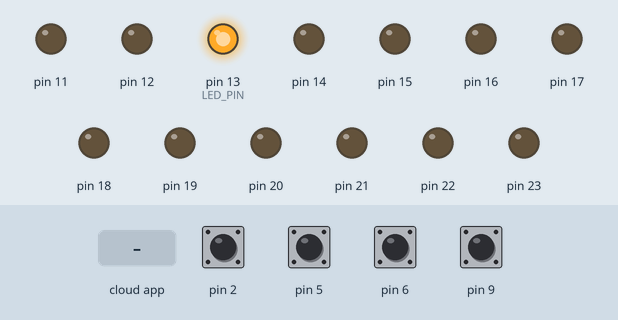
This sketch was run on a simulated Arduino Uno, built for the host (arithmetic inside an expression is 32-bit, double 64-bit). Parts: output pins drawn as LEDs (lit = HIGH). The inputs (shaded band) are chosen by the test bench; at power-on: pin 2, pin 5, pin 6, pin 9 HIGH. The ROS host is connected and sends only what is stated.

Above: at 3.2 s.
3.3 s: the phone or cloud app sets linear.x to -100
At 4.1 s:
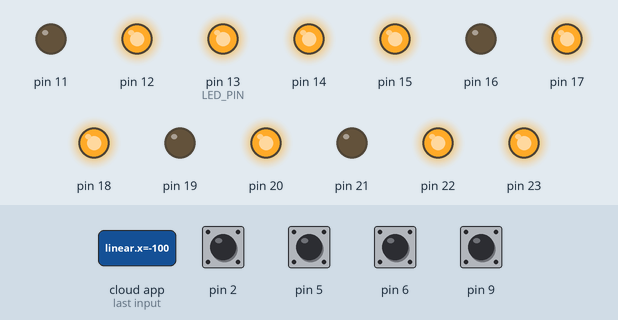
4.8 s: the phone or cloud app sets linear.x to 100
At 5.47 s:
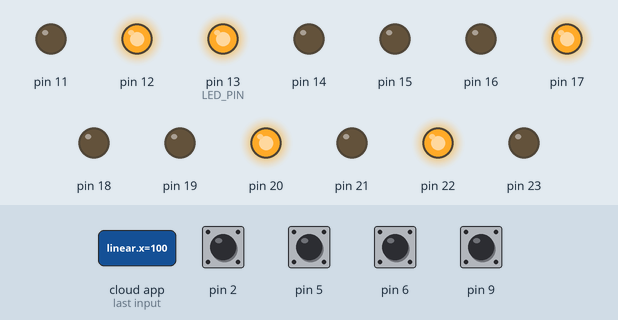
At 6.4 s:
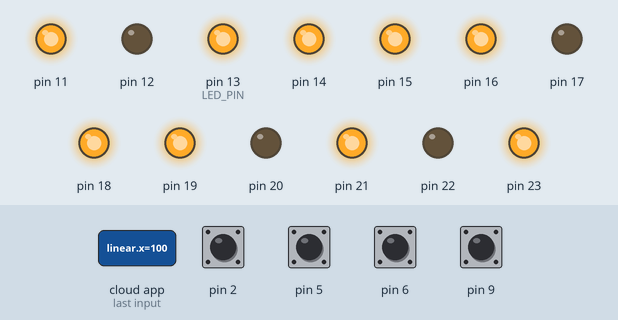
Timing chart, 0 to 7.9 s (numbered marks = the images above; inputs shaded):
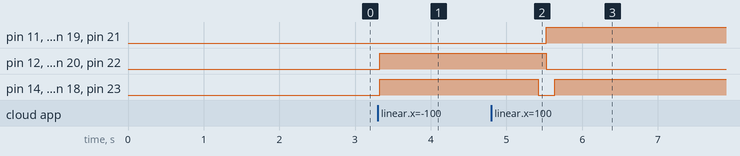

The sketch:

omnibot.ino
```cpp
#include <micro_ros_arduino.h>

#include <stdio.h>
#include <math.h>
#include <rcl/rcl.h>
#include <rcl/error_handling.h>
#include <rclc/rclc.h>
#include <rclc/executor.h>

#include <nav_msgs/msg/odometry.h>
#include <geometry_msgs/msg/quaternion.h>
#include <geometry_msgs/msg/twist.h>

#include <dc_motor.h>
#include <hall_encoder.h>
#include <pid.h>


// DCMotor(dir1, dir2, speed)
// HallEncoder(sigA, sigB)

DCMotor FR_Motor(19, 20, 18);
HallEncoder FR_Encoder(2, 3);

DCMotor FL_Motor(21, 22, 23);
HallEncoder FL_Encoder(5, 4);

DCMotor BR_Motor(11, 12, 14);
HallEncoder BR_Encoder(6, 7);

DCMotor BL_Motor(16, 17, 15);
HallEncoder BL_Encoder(9, 8);


rcl_publisher_t odom_publisher;
rcl_subscription_t twist_subscriber;
nav_msgs__msg__Odometry odom_msg;
geometry_msgs__msg__Twist twist_msg;
rclc_executor_t executor;
rclc_support_t support;
rcl_allocator_t allocator;
rcl_node_t omnibot_node;
rcl_timer_t odom_timer;
rcl_timer_t twist_timer;

const unsigned int odom_timer_timeout = 200;
volatile int64_t nano_sec_elapsed = 0;
//const int MOTOR_THRESHOLD = 130;


#define LED_PIN 13

#define RCCHECK(fn) { rcl_ret_t temp_rc = fn; if((temp_rc != RCL_RET_OK)){error_loop();}}
#define RCSOFTCHECK(fn) { rcl_ret_t temp_rc = fn; if((temp_rc != RCL_RET_OK)){}}
#define NANO_TO_SEC(t) (double)t / 1000000000.0
//#define CAP(x) (x < MOTOR_THRESHOLD)? 0 : x

const double l = 0.094;
volatile double lx = 0.05;
volatile double ly = 0.08;
volatile const double beta[4] = {M_PI / 2.0, -M_PI / 2.0, M_PI / 2.0, -M_PI / 2.0};
volatile const double alpha[4] = {1.01, -1.01, M_PI - 1.01, -M_PI + 1.01};
volatile const double r = 0.0385;
volatile const double l_squared = l * l;
volatile const double inv_scal = 1.0 / ((l_squared) + 1.0);


double FL_w, FR_w, BL_w, BR_w;
double FL_speed, FR_speed, BL_speed, BR_speed;
double FL_w_target, FR_w_target, BL_w_target, BR_w_target;
const double Kp = 15.0;
const double Ki = 2.0;
const double Kd = 0.0;

// PID(measured_signal, control_signal, set_point, Kp, Ki, Kd)
PID FL_pid(&FL_w, &FL_speed, &FL_w_target, Kp, Ki, Kd);
PID FR_pid(&FR_w, &FR_speed, &FR_w_target, Kp, Ki, Kd);
PID BL_pid(&BL_w, &BL_speed, &BL_w_target, Kp, Ki, Kd);
PID BR_pid(&BR_w, &BR_speed, &BR_w_target, Kp, Ki, Kd);


void error_loop(){
  while(1){
    digitalWrite(LED_PIN, !digitalRead(LED_PIN));
    delay(100);
  }
}

geometry_msgs__msg__Quaternion yaw_to_quaternion(const double yaw){
  geometry_msgs__msg__Quaternion q;
  q.w = cos(yaw / 2.0);
  q.x = 0.0;
  q.y = 0.0;
  q.z = sin(yaw / 2.0);
  return q;
}

double quaternion_to_yaw(geometry_msgs__msg__Quaternion& q){
  double siny_cosp = 2.0 * (q.w * q.z + q.x * q.y);
  double cosy_cosp = 1.0 - 2.0 * (q.y * q.y + q.z * q.z);
  return atan2(siny_cosp, cosy_cosp);
}

double round_val(double angle, const double limit){
  while(angle > limit){
    angle -= limit;
  }
  return angle;
}

void update_odom(const double omega[4], const double dt){
//  odom_msg.twist.twist.linear.x = 0.0;
//  odom_msg.twist.twist.linear.y = 0.0;
//  odom_msg.twist.twist.angular.z = 0.0;
//  for(int i = 0; i < 4; i++){
//    odom_msg.twist.twist.linear.x += ((l_squared * sin(beta[i])) - (l_squared * sin(-beta[i] + 2 * alpha[i])) + (2 * sin(beta[i]))) * omega[i];
//    odom_msg.twist.twist.linear.y += ((l_squared * cos(beta[i])) - (l_squared * cos(-beta[i] + 2 * alpha[i])) + (2 * cos(beta[i]))) * omega[i];
//    odom_msg.twist.twist.angular.z += cos(alpha[i] - beta[i]) * l * r;
//  }
//  odom_msg.twist.twist.linear.x *= (-0.5 * r * inv_scal);
//  odom_msg.twist.twist.linear.y *= ( 0.5 * r * inv_scal);
//  odom_msg.twist.twist.angular.z *= (l * r * inv_scal);
  odom_msg.twist.twist.linear.x  = ( omega[0] + omega[1] + omega[2] + omega[3]) * r * 0.25;
  odom_msg.twist.twist.linear.y  = (-omega[0] + omega[1] + omega[2] - omega[3]) * r * 0.25;
  odom_msg.twist.twist.angular.z = (-omega[0] + omega[1] - omega[2] + omega[3]) * r / (4 * (lx + ly));
  odom_msg.pose.pose.position.x += odom_msg.twist.twist.linear.x * dt;
  odom_msg.pose.pose.position.y += odom_msg.twist.twist.linear.y * dt;
  odom_msg.twist.covariance[0] = FL_Encoder.count();
  odom_msg.twist.covariance[1] = FR_Encoder.count();
  odom_msg.twist.covariance[2] = BL_Encoder.count();
  odom_msg.twist.covariance[3] = BR_Encoder.count();
  double new_theta = round_val(quaternion_to_yaw(odom_msg.pose.pose.orientation) + odom_msg.twist.twist.angular.z, 2 * M_PI);
  odom_msg.pose.pose.orientation = yaw_to_quaternion(new_theta);
}


void odom_timer_callback(rcl_timer_t* timer, int64_t last_call_time){
  if(timer != NULL){
    FL_w = FL_Encoder.rev_per_sec(NANO_TO_SEC(last_call_time));
    FR_w = FR_Encoder.rev_per_sec(NANO_TO_SEC(last_call_time));
    BL_w = BL_Encoder.rev_per_sec(NANO_TO_SEC(last_call_time));
    BR_w = BR_Encoder.rev_per_sec(NANO_TO_SEC(last_call_time));
    double omega[4] = {FL_w, FR_w, BL_w, BR_w};
    update_odom(omega, NANO_TO_SEC(last_call_time));
    nano_sec_elapsed += last_call_time;
    odom_msg.header.stamp.sec = NANO_TO_SEC(nano_sec_elapsed);
    odom_msg.header.stamp.nanosec = nano_sec_elapsed;
    odom_msg.twist.covariance[4] = FL_speed;
    odom_msg.twist.covariance[5] = FR_speed;
    odom_msg.twist.covariance[6] = BL_speed;
    odom_msg.twist.covariance[7] = BR_speed;
    RCSOFTCHECK(rcl_publish(&odom_publisher, &odom_msg, NULL));
    FR_Encoder.reset();
    FL_Encoder.reset();
    BL_Encoder.reset();
    BR_Encoder.reset();
  }
}

void drive_robot(const double vx, const double vy, const double w){
  FL_w_target = (1 / r) * (vx - vy - (lx + ly) * w);
  FR_w_target = (1 / r) * (vx + vy + (lx + ly) * w);
  BL_w_target = (1 / r) * (vx + vy - (lx + ly) * w);
  BR_w_target = (1 / r) * (vx - vy + (lx + ly) * w);

  // TODO: implement the pid to control the values

}


void twist_subscription_callback(const void* msgin){
  const geometry_msgs__msg__Twist* msg = (const geometry_msgs__msg__Twist*)msgin;
  double vx = msg->linear.x;
  double vy = msg->linear.y;
  double w = msg->angular.z;
  drive_robot(vx, vy, w);
}


void FR_ISR(){
  FR_Encoder.update_count();
}

void FL_ISR(){
  FL_Encoder.update_count();
}

void BR_ISR(){
  BR_Encoder.update_count();
}

void BL_ISR(){
  BL_Encoder.update_count();
}

const double TARGET = 0.5;

void setup() {
  // put your setup code here, to run once:
  set_microros_transports();

  pinMode(LED_PIN, OUTPUT);
  digitalWrite(LED_PIN, HIGH);

  delay(2000);


  FL_pid.set_signal_limits(-255, 255);
  FR_pid.set_signal_limits(-255, 255);
  BL_pid.set_signal_limits(-255, 255);
  BR_pid.set_signal_limits(-255, 255);

  FL_pid.set_signal_offsets(-100, 100);
  FR_pid.set_signal_offsets(-100, 100);
  BL_pid.set_signal_offsets(-100, 100);
  BR_pid.set_signal_offsets(-100, 100);

  FL_pid.set_signal_thresholds(-20, 20);
  FR_pid.set_signal_thresholds(-20, 20);
  BL_pid.set_signal_thresholds(-20, 20);
  BR_pid.set_signal_thresholds(-20, 20);


  allocator = rcl_get_default_allocator();

  RCCHECK(rclc_support_init(&support, 0 , NULL, &allocator));

  RCCHECK(rclc_node_init_default(&omnibot_node, "omnibot_node", "", &support));

  RCCHECK(rclc_publisher_init_default(
    &odom_publisher,
    &omnibot_node,
    ROSIDL_GET_MSG_TYPE_SUPPORT(nav_msgs, msg, Odometry),
    "odom"));

  RCCHECK(rclc_subscription_init_default(
    &twist_subscriber,
    &omnibot_node,
    ROSIDL_GET_MSG_TYPE_SUPPORT(geometry_msgs, msg, Twist),
    "cmd_vel_mux/input/navi"));


  RCCHECK(rclc_timer_init_default(
    &odom_timer,
    &support,
    RCL_MS_TO_NS(odom_timer_timeout),
    odom_timer_callback));

  RCCHECK(rclc_executor_init(&executor, &support.context, 2, &allocator));
  RCCHECK(rclc_executor_add_timer(&executor, &odom_timer));
  RCCHECK(rclc_executor_add_subscription(&executor, & twist_subscriber, &twist_msg, &twist_subscription_callback, ON_NEW_DATA));

  attachInterrupt(digitalPinToInterrupt(FR_Encoder.pinINT()), FR_ISR, RISING);
  attachInterrupt(digitalPinToInterrupt(FL_Encoder.pinINT()), FL_ISR, RISING);
  attachInterrupt(digitalPinToInterrupt(BR_Encoder.pinINT()), BR_ISR, RISING);
  attachInterrupt(digitalPinToInterrupt(BL_Encoder.pinINT()), BL_ISR, RISING);


//  FR_Motor.drive(130);
//  FL_Motor.drive(255);
//  BR_Motor.drive(255);
//  BL_Motor.drive(255);
}

void loop() {
  // put your main code here, to run repeatedly:
  FL_pid.compute();
  FR_pid.compute();
  BL_pid.compute();
  BR_pid.compute();
  FL_Motor.drive((int)FL_speed);
  FR_Motor.drive((int)FR_speed);
  BL_Motor.drive((int)BL_speed);
  BR_Motor.drive((int)BR_speed);
  delay(100);
  RCSOFTCHECK(rclc_executor_spin_some(&executor, RCL_MS_TO_NS(100)));
}
```

Measured:
- after the input at 3.3 s, pin 12, pin 14, pin 15, pin 17, pin 18, pin 20, pin 22, pin 23: LOW → HIGH at once
- after the input at 4.8 s, pin 11, pin 16, pin 19, pin 21: LOW → HIGH after 0.73 s; pin 12, pin 17, pin 20, pin 22: HIGH → LOW after 0.73 s; pin 14, pin 15, pin 18, pin 23: HIGH → LOW after 0.62 s, → HIGH 0.22 s later
